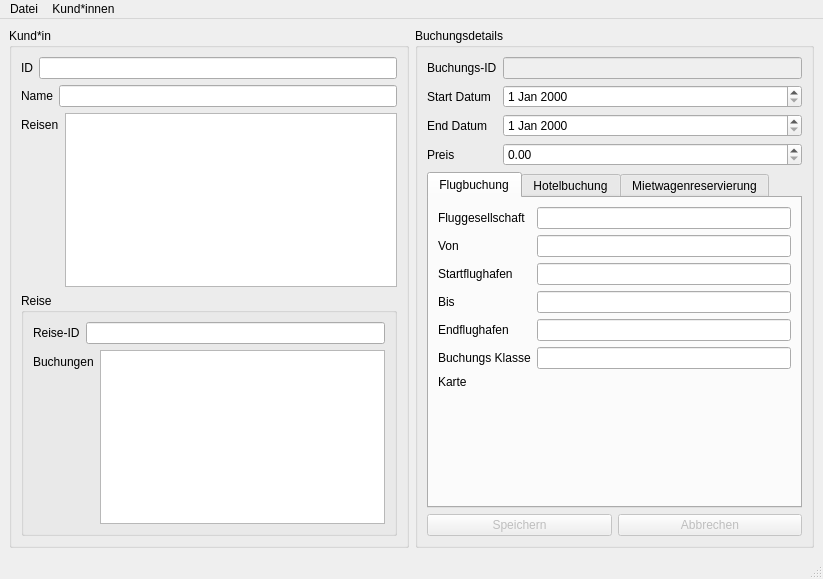
<?xml version="1.0" encoding="UTF-8"?>
<ui version="4.0">
 <class>MainWindow</class>
 <widget class="QMainWindow" name="MainWindow">
  <property name="geometry">
   <rect>
    <x>0</x>
    <y>0</y>
    <width>823</width>
    <height>579</height>
   </rect>
  </property>
  <property name="windowTitle">
   <string>MainWindow</string>
  </property>
  <widget class="QWidget" name="centralwidget">
   <layout class="QHBoxLayout" name="horizontalLayout_8">
    <item>
     <layout class="QHBoxLayout" name="horizontalLayout_4">
      <item>
       <widget class="QGroupBox" name="groupBoxKunde">
        <property name="enabled">
         <bool>true</bool>
        </property>
        <property name="title">
         <string>Kund*in</string>
        </property>
        <layout class="QVBoxLayout" name="verticalLayout_7">
         <item>
          <layout class="QVBoxLayout" name="verticalLayout">
           <item>
            <layout class="QHBoxLayout" name="horizontalLayout">
             <item>
              <widget class="QLabel" name="label">
               <property name="text">
                <string>ID</string>
               </property>
              </widget>
             </item>
             <item>
              <widget class="QLineEdit" name="lineEditId">
               <property name="readOnly">
                <bool>true</bool>
               </property>
              </widget>
             </item>
            </layout>
           </item>
           <item>
            <layout class="QHBoxLayout" name="horizontalLayout_2">
             <item>
              <widget class="QLabel" name="label_2">
               <property name="text">
                <string>Name</string>
               </property>
              </widget>
             </item>
             <item>
              <widget class="QLineEdit" name="lineEditName">
               <property name="readOnly">
                <bool>true</bool>
               </property>
              </widget>
             </item>
            </layout>
           </item>
           <item>
            <layout class="QFormLayout" name="formLayout">
             <item row="0" column="0">
              <widget class="QLabel" name="label_3">
               <property name="text">
                <string>Reisen</string>
               </property>
              </widget>
             </item>
             <item row="0" column="1">
              <widget class="QTableWidget" name="tableWidgetReisen">
               <property name="sizePolicy">
                <sizepolicy hsizetype="Expanding" vsizetype="Expanding">
                 <horstretch>0</horstretch>
                 <verstretch>0</verstretch>
                </sizepolicy>
               </property>
               <property name="frameShape">
                <enum>QFrame::StyledPanel</enum>
               </property>
               <property name="frameShadow">
                <enum>QFrame::Sunken</enum>
               </property>
               <property name="sizeAdjustPolicy">
                <enum>QAbstractScrollArea::AdjustIgnored</enum>
               </property>
               <property name="horizontalScrollMode">
                <enum>QAbstractItemView::ScrollPerItem</enum>
               </property>
               <property name="gridStyle">
                <enum>Qt::SolidLine</enum>
               </property>
               <attribute name="horizontalHeaderCascadingSectionResizes">
                <bool>false</bool>
               </attribute>
              </widget>
             </item>
            </layout>
           </item>
          </layout>
         </item>
         <item>
          <widget class="QGroupBox" name="groupBoxReise">
           <property name="title">
            <string>Reise</string>
           </property>
           <layout class="QVBoxLayout" name="verticalLayout_6">
            <item>
             <layout class="QVBoxLayout" name="verticalLayout_2">
              <item>
               <layout class="QHBoxLayout" name="horizontalLayout_3">
                <item>
                 <widget class="QLabel" name="label_4">
                  <property name="text">
                   <string>Reise-ID</string>
                  </property>
                 </widget>
                </item>
                <item>
                 <widget class="QLineEdit" name="lineEditReiseID">
                  <property name="readOnly">
                   <bool>true</bool>
                  </property>
                 </widget>
                </item>
               </layout>
              </item>
              <item>
               <layout class="QFormLayout" name="formLayout_2">
                <item row="0" column="0">
                 <widget class="QLabel" name="label_5">
                  <property name="text">
                   <string>Buchungen</string>
                  </property>
                 </widget>
                </item>
                <item row="0" column="1">
                 <widget class="QTableWidget" name="tableWidgetBuchungen">
                  <attribute name="horizontalHeaderStretchLastSection">
                   <bool>true</bool>
                  </attribute>
                  <attribute name="verticalHeaderVisible">
                   <bool>false</bool>
                  </attribute>
                 </widget>
                </item>
               </layout>
              </item>
             </layout>
            </item>
           </layout>
          </widget>
         </item>
        </layout>
       </widget>
      </item>
      <item>
       <widget class="QGroupBox" name="groupBoxBuchungdetails">
        <property name="title">
         <string>Buchungsdetails</string>
        </property>
        <layout class="QVBoxLayout" name="verticalLayout_5">
         <item>
          <layout class="QVBoxLayout" name="verticalLayout_3">
           <item>
            <layout class="QFormLayout" name="formLayout_6">
             <item row="0" column="0">
              <widget class="QLabel" name="label_17">
               <property name="text">
                <string>Buchungs-ID</string>
               </property>
              </widget>
             </item>
             <item row="0" column="1">
              <widget class="QLineEdit" name="lineEditBuchungId">
               <property name="enabled">
                <bool>false</bool>
               </property>
              </widget>
             </item>
             <item row="1" column="0">
              <widget class="QLabel" name="label_18">
               <property name="text">
                <string>Start Datum</string>
               </property>
              </widget>
             </item>
             <item row="1" column="1">
              <widget class="QDateEdit" name="dateEditStartDatum"/>
             </item>
             <item row="2" column="0">
              <widget class="QLabel" name="label_19">
               <property name="text">
                <string>End Datum</string>
               </property>
              </widget>
             </item>
             <item row="2" column="1">
              <widget class="QDateEdit" name="dateEditEndDatum"/>
             </item>
             <item row="3" column="0">
              <widget class="QLabel" name="label_20">
               <property name="text">
                <string>Preis</string>
               </property>
              </widget>
             </item>
             <item row="3" column="1">
              <widget class="QDoubleSpinBox" name="doubleSpinBoxPreis">
               <property name="maximum">
                <double>99999.990000000005239</double>
               </property>
              </widget>
             </item>
            </layout>
           </item>
           <item>
            <widget class="QTabWidget" name="tabWidgetBuchungTyp">
             <property name="currentIndex">
              <number>0</number>
             </property>
             <widget class="QWidget" name="tabFlugbuchung">
              <attribute name="title">
               <string>Flugbuchung</string>
              </attribute>
              <layout class="QVBoxLayout" name="verticalLayout_4">
               <item>
                <layout class="QFormLayout" name="formLayout_3">
                 <item row="0" column="0">
                  <widget class="QLabel" name="label_6">
                   <property name="text">
                    <string>Fluggesellschaft</string>
                   </property>
                  </widget>
                 </item>
                 <item row="0" column="1">
                  <widget class="QLineEdit" name="lineEditFlugzeug"/>
                 </item>
                 <item row="1" column="0">
                  <widget class="QLabel" name="label_7">
                   <property name="text">
                    <string>Von</string>
                   </property>
                  </widget>
                 </item>
                 <item row="1" column="1">
                  <widget class="QLineEdit" name="lineEditvonFlug"/>
                 </item>
                 <item row="3" column="0">
                  <widget class="QLabel" name="label_8">
                   <property name="text">
                    <string>Bis</string>
                   </property>
                  </widget>
                 </item>
                 <item row="3" column="1">
                  <widget class="QLineEdit" name="lineEditbisFlug"/>
                 </item>
                 <item row="5" column="0">
                  <widget class="QLabel" name="label_9">
                   <property name="text">
                    <string>Buchungs Klasse</string>
                   </property>
                  </widget>
                 </item>
                 <item row="5" column="1">
                  <widget class="QLineEdit" name="lineEditFlugsitz"/>
                 </item>
                 <item row="6" column="0">
                  <widget class="QLabel" name="label_21">
                   <property name="text">
                    <string>Karte</string>
                   </property>
                  </widget>
                 </item>
                 <item row="6" column="1">
                  <widget class="QLabel" name="labelKarteUrl">
                   <property name="text">
                    <string/>
                   </property>
                  </widget>
                 </item>
                 <item row="2" column="1">
                  <widget class="QLineEdit" name="lineEditStartflughafen">
                   <property name="readOnly">
                    <bool>true</bool>
                   </property>
                  </widget>
                 </item>
                 <item row="2" column="0">
                  <widget class="QLabel" name="label_24">
                   <property name="text">
                    <string>Startflughafen</string>
                   </property>
                  </widget>
                 </item>
                 <item row="4" column="1">
                  <widget class="QLineEdit" name="lineEditEndflughafen">
                   <property name="readOnly">
                    <bool>true</bool>
                   </property>
                  </widget>
                 </item>
                 <item row="4" column="0">
                  <widget class="QLabel" name="label_25">
                   <property name="text">
                    <string>Endflughafen</string>
                   </property>
                  </widget>
                 </item>
                </layout>
               </item>
              </layout>
             </widget>
             <widget class="QWidget" name="tabHotelbuchung">
              <attribute name="title">
               <string>Hotelbuchung</string>
              </attribute>
              <layout class="QHBoxLayout" name="horizontalLayout_6">
               <item>
                <layout class="QFormLayout" name="formLayout_4">
                 <item row="0" column="0">
                  <widget class="QLabel" name="label_10">
                   <property name="text">
                    <string>Hotelname</string>
                   </property>
                  </widget>
                 </item>
                 <item row="0" column="1">
                  <widget class="QLineEdit" name="lineEditHotel"/>
                 </item>
                 <item row="1" column="0">
                  <widget class="QLabel" name="label_11">
                   <property name="text">
                    <string>Stadt</string>
                   </property>
                  </widget>
                 </item>
                 <item row="1" column="1">
                  <widget class="QLineEdit" name="lineEditStadt"/>
                 </item>
                 <item row="2" column="0">
                  <widget class="QLabel" name="label_12">
                   <property name="text">
                    <string>Zimmertyp</string>
                   </property>
                  </widget>
                 </item>
                 <item row="2" column="1">
                  <widget class="QLineEdit" name="lineEditZimmertyp"/>
                 </item>
                 <item row="3" column="0">
                  <widget class="QLabel" name="label_22">
                   <property name="text">
                    <string>Karte</string>
                   </property>
                  </widget>
                 </item>
                 <item row="3" column="1">
                  <widget class="QLabel" name="labelKarteUrlHotel">
                   <property name="text">
                    <string/>
                   </property>
                  </widget>
                 </item>
                </layout>
               </item>
              </layout>
             </widget>
             <widget class="QWidget" name="tabMietwagenreservierung">
              <attribute name="title">
               <string>Mietwagenreservierung</string>
              </attribute>
              <layout class="QHBoxLayout" name="horizontalLayout_7">
               <item>
                <layout class="QFormLayout" name="formLayout_5">
                 <item row="0" column="0">
                  <widget class="QLabel" name="label_13">
                   <property name="text">
                    <string>Firma</string>
                   </property>
                  </widget>
                 </item>
                 <item row="0" column="1">
                  <widget class="QLineEdit" name="lineEditFirma"/>
                 </item>
                 <item row="1" column="0">
                  <widget class="QLabel" name="label_14">
                   <property name="text">
                    <string>Abholort</string>
                   </property>
                  </widget>
                 </item>
                 <item row="1" column="1">
                  <widget class="QLineEdit" name="lineEditAbholort"/>
                 </item>
                 <item row="2" column="0">
                  <widget class="QLabel" name="label_15">
                   <property name="text">
                    <string>Abgabeort</string>
                   </property>
                  </widget>
                 </item>
                 <item row="2" column="1">
                  <widget class="QLineEdit" name="lineEditAbgabeort"/>
                 </item>
                 <item row="3" column="0">
                  <widget class="QLabel" name="label_16">
                   <property name="text">
                    <string>Fahrzeug Klasse</string>
                   </property>
                  </widget>
                 </item>
                 <item row="3" column="1">
                  <widget class="QLineEdit" name="lineEditFahrzeugKlasse"/>
                 </item>
                 <item row="4" column="0">
                  <widget class="QLabel" name="label_23">
                   <property name="text">
                    <string>Karte</string>
                   </property>
                  </widget>
                 </item>
                 <item row="4" column="1">
                  <widget class="QLabel" name="labelKarteUrlAuto">
                   <property name="text">
                    <string/>
                   </property>
                  </widget>
                 </item>
                </layout>
               </item>
              </layout>
             </widget>
            </widget>
           </item>
           <item>
            <layout class="QHBoxLayout" name="horizontalLayout_5">
             <item>
              <widget class="QPushButton" name="pushButtonSave">
               <property name="enabled">
                <bool>false</bool>
               </property>
               <property name="text">
                <string>Speichern</string>
               </property>
              </widget>
             </item>
             <item>
              <widget class="QPushButton" name="pushButtonCancel">
               <property name="enabled">
                <bool>false</bool>
               </property>
               <property name="text">
                <string>Abbrechen</string>
               </property>
              </widget>
             </item>
            </layout>
           </item>
          </layout>
         </item>
        </layout>
       </widget>
      </item>
     </layout>
    </item>
   </layout>
  </widget>
  <widget class="QStatusBar" name="statusbar"/>
  <widget class="QMenuBar" name="menubar">
   <property name="geometry">
    <rect>
     <x>0</x>
     <y>0</y>
     <width>823</width>
     <height>17</height>
    </rect>
   </property>
   <widget class="QMenu" name="menuDatei">
    <property name="title">
     <string>Datei</string>
    </property>
    <addaction name="actionEinlesen_2"/>
    <addaction name="actionSpeichern"/>
   </widget>
   <widget class="QMenu" name="menuKunde">
    <property name="title">
     <string>Kund*innen</string>
    </property>
    <addaction name="actionSuchen"/>
    <addaction name="actionKunde_hinzuf_gen"/>
    <addaction name="actionBuchung_hinzuf_gen"/>
   </widget>
   <addaction name="menuDatei"/>
   <addaction name="menuKunde"/>
  </widget>
  <action name="actionEinlesen">
   <property name="text">
    <string>Einlesen</string>
   </property>
  </action>
  <action name="actionEinlesen_2">
   <property name="text">
    <string>Einlesen</string>
   </property>
  </action>
  <action name="actionSuchen">
   <property name="text">
    <string>Suchen</string>
   </property>
  </action>
  <action name="actionKunde_hinzuf_gen">
   <property name="text">
    <string>Kunde hinzufügen</string>
   </property>
  </action>
  <action name="actionBuchung_hinzuf_gen">
   <property name="text">
    <string>Buchung hinzufügen</string>
   </property>
  </action>
  <action name="actionSpeichern">
   <property name="text">
    <string>Speichern</string>
   </property>
  </action>
 </widget>
 <resources/>
 <connections/>
</ui>
